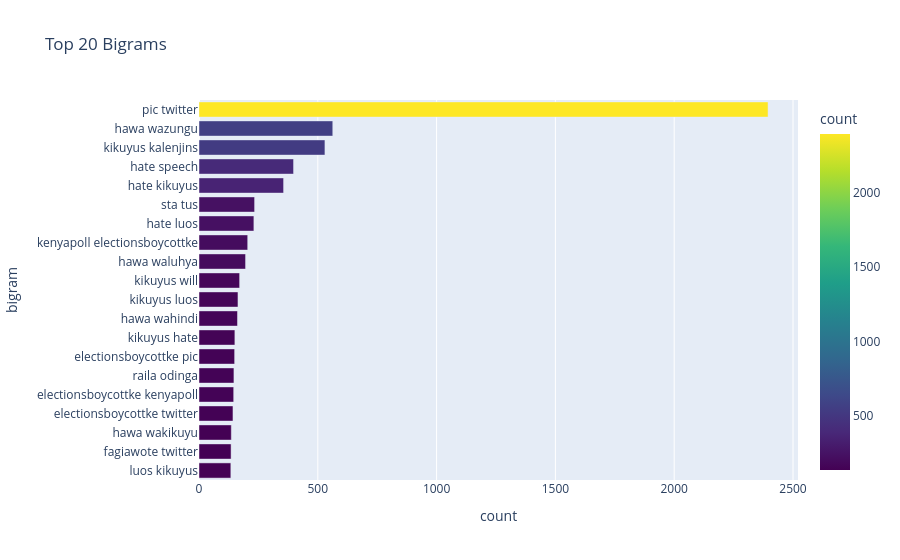

Here is the notebook cell this chart was saved with:
### Code cell
# Visualization 2: Top bigrams from cleaned tokens
from collections import Counter

def bigrams_from(tokens):
    return [' '.join((tokens[i], tokens[i+1])) for i in range(len(tokens)-1)] if len(tokens) > 1 else []

all_bigrams = []
for toks in data['tokens']:
    if isinstance(toks, list):
        all_bigrams.extend(bigrams_from(toks))

bigram_freq = Counter(all_bigrams)
top_bi = bigram_freq.most_common(20)
bi_df = pd.DataFrame(top_bi, columns=['bigram','count'])

fig_bi = px.bar(bi_df.sort_values('count', ascending=True), x='count', y='bigram', orientation='h', title='Top 20 Bigrams', color='count', color_continuous_scale='Viridis')
fig_bi.show()

print('Top bigrams:')
for b,c in top_bi[:10]:
    print(f'{b}: {c}')

### Figure 1 — Plotly figure (JSON) as saved in the notebook; plotly's stock layout.template omitted (floating-point values rounded to 4 significant figures)
{"data": [{"alignmentgroup": "True", "hovertemplate": "count=%{marker.color}<br>bigram=%{y}<extra></extra>", "legendgroup": "", "marker": {"color": [134, 135, 136, 143, 146, 147, 150, 151, 162, 164, 171, 196, 205, 231, 234, 356, 398, 530, 563, 2395], "coloraxis": "coloraxis", "pattern": {"shape": ""}}, "name": "", "offsetgroup": "", "orientation": "h", "showlegend": false, "textposition": "auto", "type": "bar", "x": [134, 135, 136, 143, 146, 147, 150, 151, 162, 164, 171, 196, 205, 231, 234, 356, 398, 530, 563, 2395], "xaxis": "x", "y": ["luos kikuyus", "fagiawote twitter", "hawa wakikuyu", "electionsboycottke twitter", "electionsboycottke kenyapoll", "raila odinga", "electionsboycottke pic", "kikuyus hate", "hawa wahindi", "kikuyus luos", "kikuyus will", "hawa waluhya", "kenyapoll electionsboycottke", "hate luos", "sta tus", "hate kikuyus", "hate speech", "kikuyus kalenjins", "hawa wazungu", "pic twitter"], "yaxis": "y"}], "layout": {"barmode": "relative", "coloraxis": {"colorbar": {"title": {"text": "count"}}, "colorscale": [[0, "#440154"], [0.1111, "#482878"], [0.2222, "#3e4989"], [0.3333, "#31688e"], [0.4444, "#26828e"], [0.5556, "#1f9e89"], [0.6667, "#35b779"], [0.7778, "#6ece58"], [0.8889, "#b5de2b"], [1, "#fde725"]]}, "legend": {"tracegroupgap": 0}, "title": {"text": "Top 20 Bigrams"}, "xaxis": {"anchor": "y", "domain": [0, 1], "title": {"text": "count"}}, "yaxis": {"anchor": "x", "domain": [0, 1], "title": {"text": "bigram"}}}}
